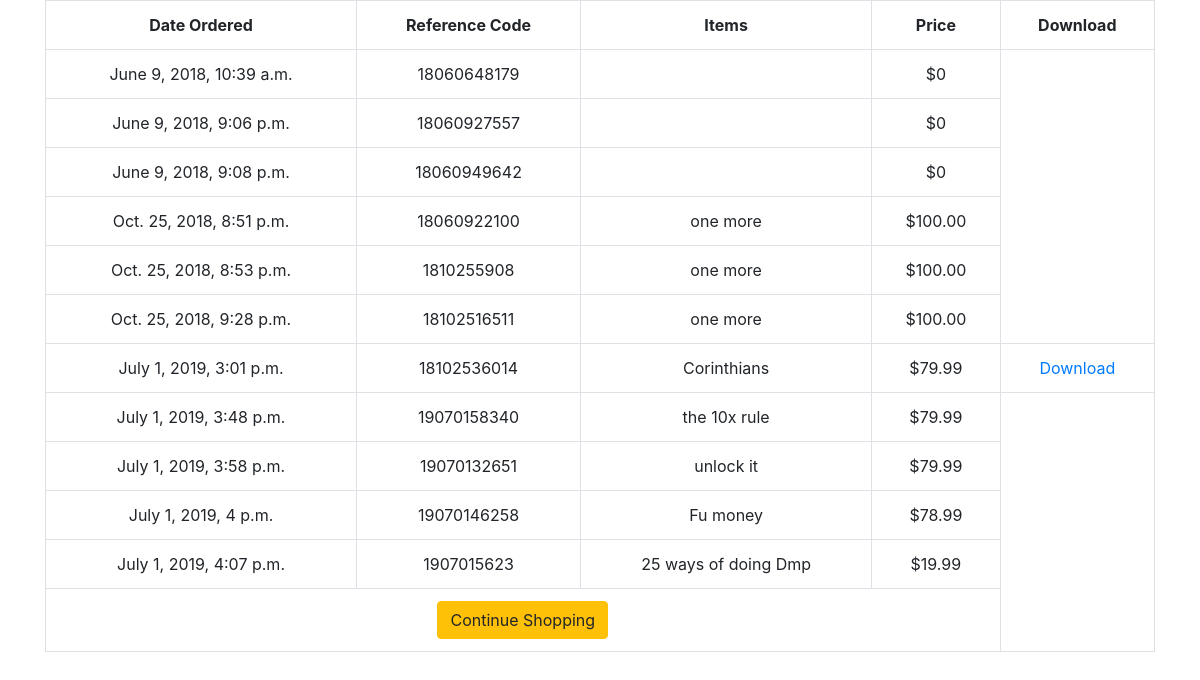
Page /profiles/profile/ (signed in) on the earlier database version.
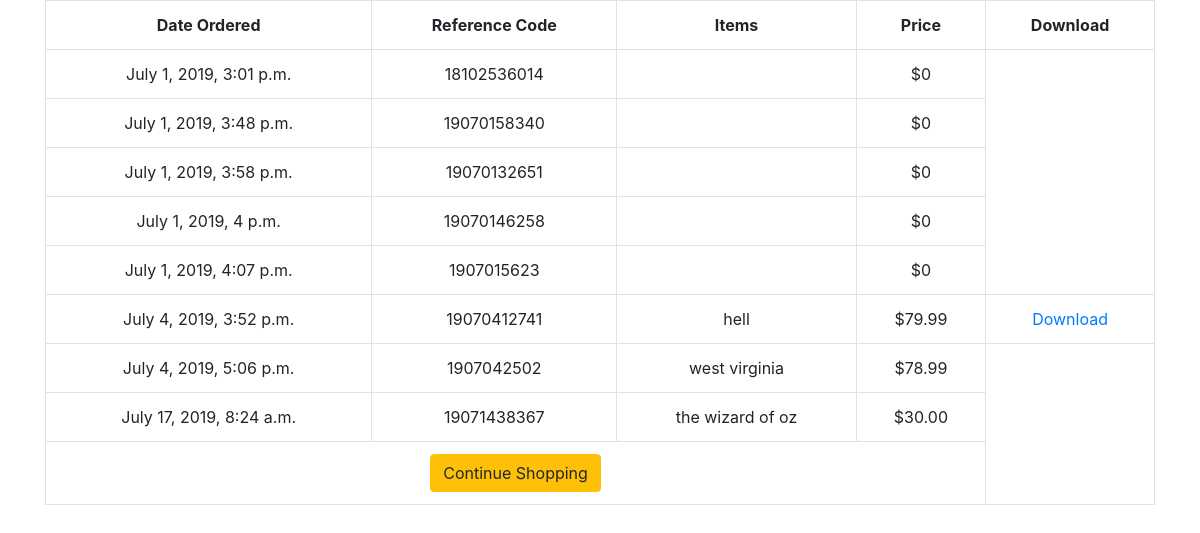
Same page on the later database version.
### shopping_cart/models.py (models this page shows, shortened)
class Order(models.Model):
    ref_code = models.CharField(max_length=15)
    owner = models.ForeignKey(Profile, on_delete=models.SET_NULL, null=True)
    is_ordered = models.BooleanField(default=False)
    items = models.ManyToManyField(OrderItem)
    date_ordered = models.DateTimeField(auto_now=True)
    def get_cart_total(self):
        return sum([item.product.price for item in self.items.all()])

class OrderItem(models.Model):
    product = models.OneToOneField(Product, on_delete=models.SET_NULL, null=True)
    is_ordered = models.BooleanField(default=False)
    date_added = models.DateTimeField(auto_now=True)
    date_ordered = models.DateTimeField(null=True)

### products/models.py (models this page shows, shortened)
class Product(models.Model):
    seller = models.ForeignKey(SellerAccount,on_delete=models.CASCADE)
    name = models.CharField(max_length=120)
    description = models.CharField(max_length=500,null=True,blank=True)
    download = models.FileField(upload_to=download_loc,storage=FileSystemStorage(location=protected_loc),null=True,blank=True)
    price = models.DecimalField(max_digits=60,decimal_places=2)
    sale_price = models.DecimalField(max_digits=60,decimal_places=2,null=True,blank=True)
    slug= models.SlugField()
    timestamp = models.DateTimeField(auto_now_add=True,auto_now=False)
    updated = models.DateTimeField(auto_now_add=False,auto_now=True)
    active = models.BooleanField(default=True)
    def get_download(self):
        view_name = "accounts:download_slug"
        url = reverse(view_name, kwargs={"slug": self.slug})
        return url

### accounts/views.py (the view)
@login_required()
def my_profile(request):
	my_user_profile = Profile.objects.filter(user=request.user).first()
	my_orders = Order.objects.filter(is_ordered=True, owner=my_user_profile)
	context = {
		'my_orders': my_orders
	}
	return render(request, "profile.html", context)

### templates/profile.html
{% extends 'base.html' %}
{% block content %}
<table class="table table-hover table-bordered text-center">
      <tr class="text-center">
        <th>Date Ordered</th>
        <th>Reference Code</th>
        <th>Items</th>
        <th>Price</th>
        <th>Download</th>
      </tr>
      {% for order in my_orders %}
        <tr>
          <td>{{ order.date_ordered }}</td>
          <td>{{ order.ref_code }}</td>
          <td>
        	{% for item in order.items.all %}
        		{{ item.product.name }}
      		{% endfor %}
      	  </td>
          <td>${{ order.get_cart_total }}</td>
          {% for item in order.items.all %}
          {% if item.product.download %}
          <td><a href='{{ item.product.get_download }}'>Download</a></td>
          {% endif %}
          {% endfor %}
        </tr>
      {% empty %}
        <tr>
          <td colspan= 4> You have no orders.</td>
        </tr>
      {% endfor %}
      <tr>
        <td colspan=4>
          <a href="{% url 'products:product-list' %}" class="btn btn-warning pull-left">
            {% if not order %}Continue Shopping{% else %}Add Items to Cart {% endif %}
          </a>
        </td>
      </tr>
    </table>
{% endblock content %}

Differences in the rows shown:
removed Order: date_ordered "June 9, 2018, 10:39 a.m.", ref_code "18060648179", get_cart_total "0"
removed Order: date_ordered "June 9, 2018, 9:06 p.m.", ref_code "18060927557", get_cart_total "0"
removed Order: date_ordered "June 9, 2018, 9:08 p.m.", ref_code "18060949642", get_cart_total "0"
removed Order: date_ordered "Oct. 25, 2018, 8:51 p.m.", ref_code "18060922100", get_cart_total "100.00"
removed OrderItem: product.name "one more"
removed Order: date_ordered "Oct. 25, 2018, 8:53 p.m.", ref_code "1810255908", get_cart_total "100.00"
removed Order: date_ordered "Oct. 25, 2018, 9:28 p.m.", ref_code "18102516511", get_cart_total "100.00"
removed OrderItem: product.name "Corinthians", shown under Order "July 1, 2019, 3:01 p.m."
removed OrderItem: product.name "the 10x rule", shown under Order "July 1, 2019, 3:48 p.m."
removed OrderItem: product.name "unlock it", shown under Order "July 1, 2019, 3:58 p.m."
removed OrderItem: product.name "Fu money", shown under Order "July 1, 2019, 4 p.m."
removed OrderItem: product.name "25 ways of doing Dmp", shown under Order "July 1, 2019, 4:07 p.m."
computed for Order "July 1, 2019, 3:01 p.m.": get_cart_total "79.99" → "0"
computed for Order "July 1, 2019, 3:48 p.m.": get_cart_total "79.99" → "0"
computed for Order "July 1, 2019, 3:58 p.m.": get_cart_total "79.99" → "0"
computed for Order "July 1, 2019, 4 p.m.": get_cart_total "78.99" → "0"
computed for Order "July 1, 2019, 4:07 p.m.": get_cart_total "19.99" → "0"
added Order: date_ordered "July 4, 2019, 3:52 p.m.", ref_code "19070412741", get_cart_total "79.99"
added OrderItem: product.name "hell"
added Order: date_ordered "July 4, 2019, 5:06 p.m.", ref_code "1907042502", get_cart_total "78.99"
added OrderItem: product.name "west virginia", shown under "July 4, 2019, 5:06 p.m."
added Order: date_ordered "July 17, 2019, 8:24 a.m.", ref_code "19071438367", get_cart_total "30.00"
added OrderItem: product.name "the wizard of oz", shown under "July 17, 2019, 8:24 a.m."
